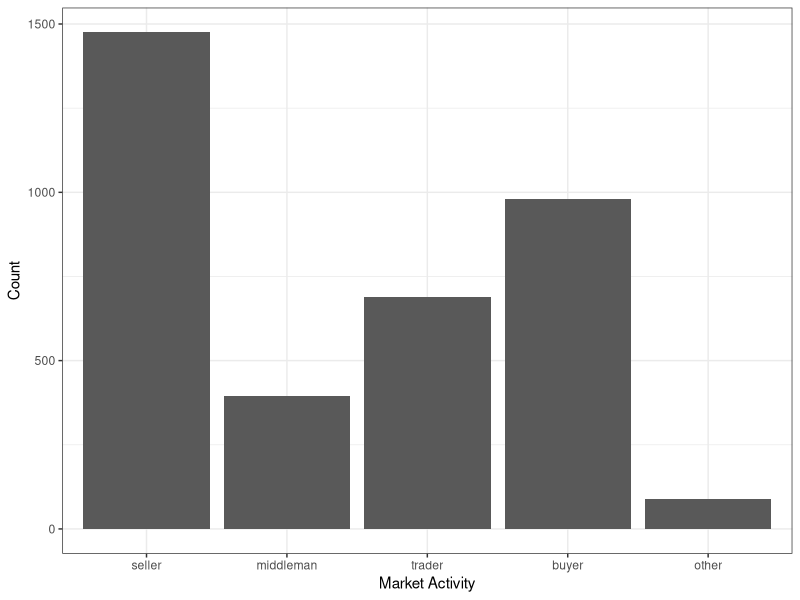
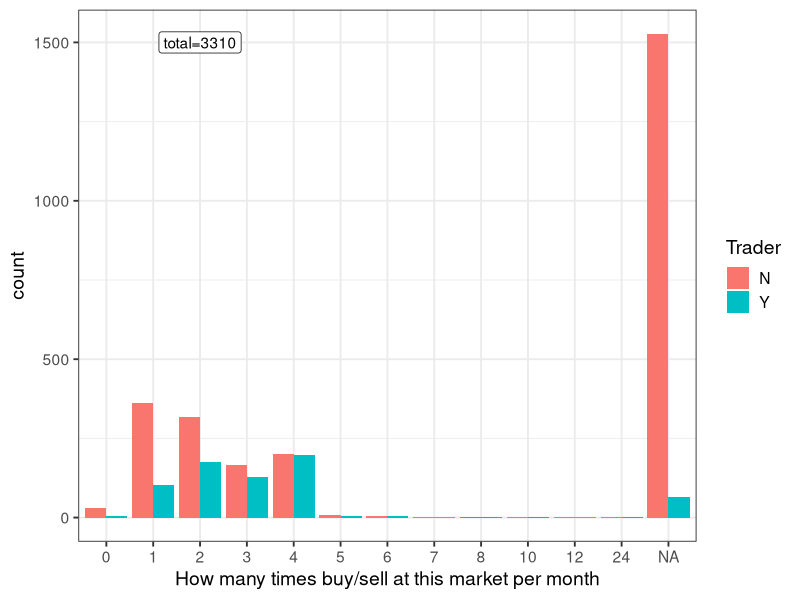
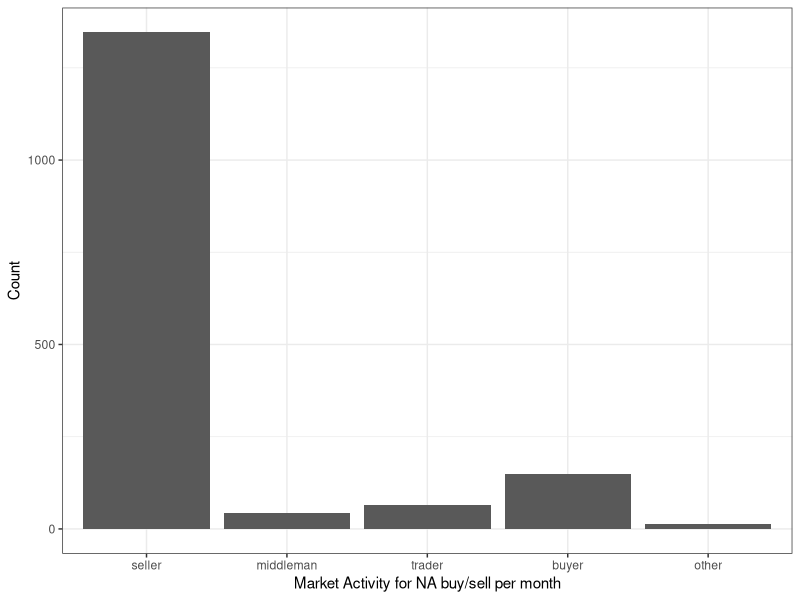
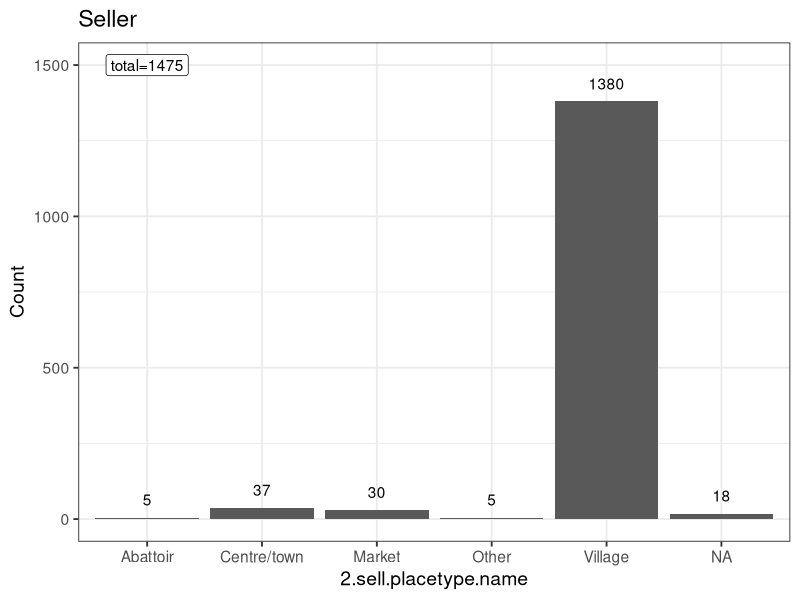
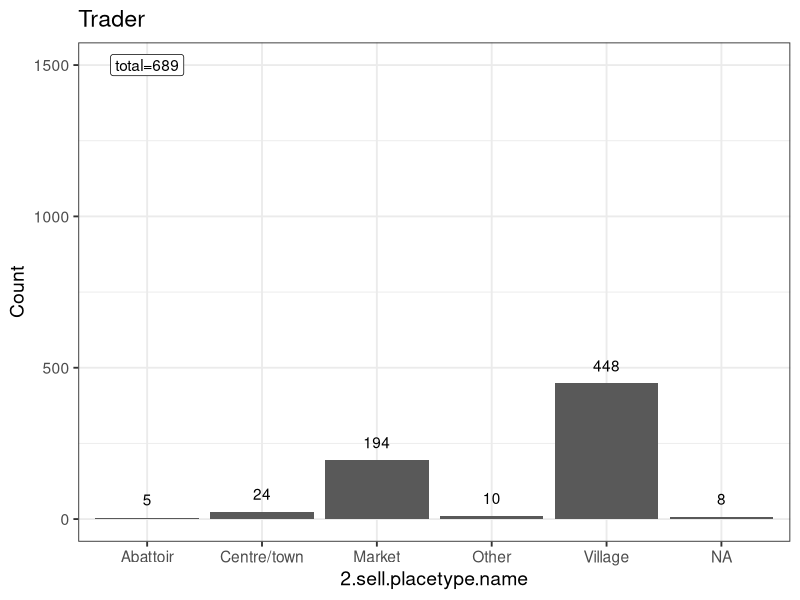
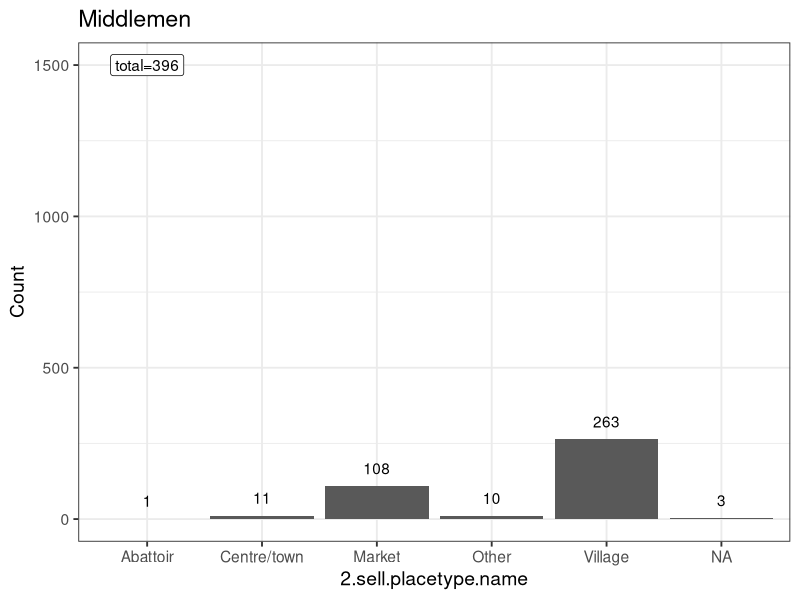
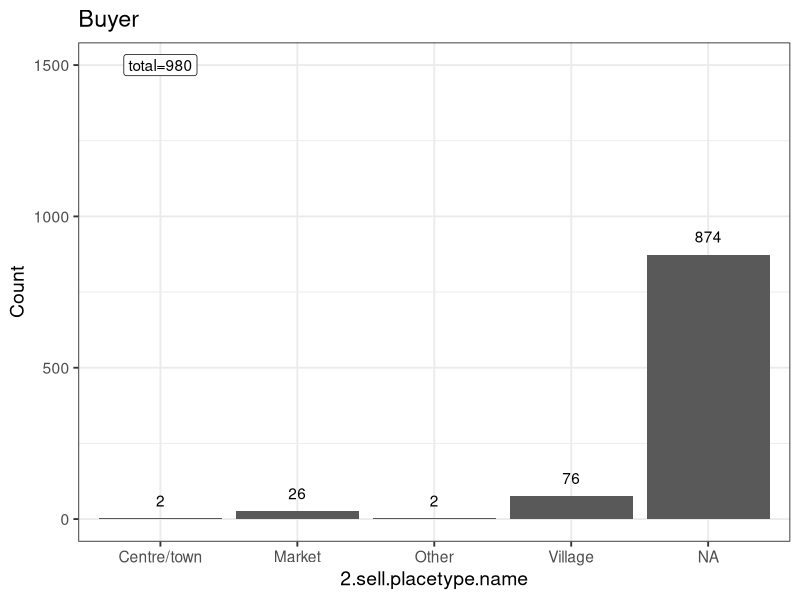
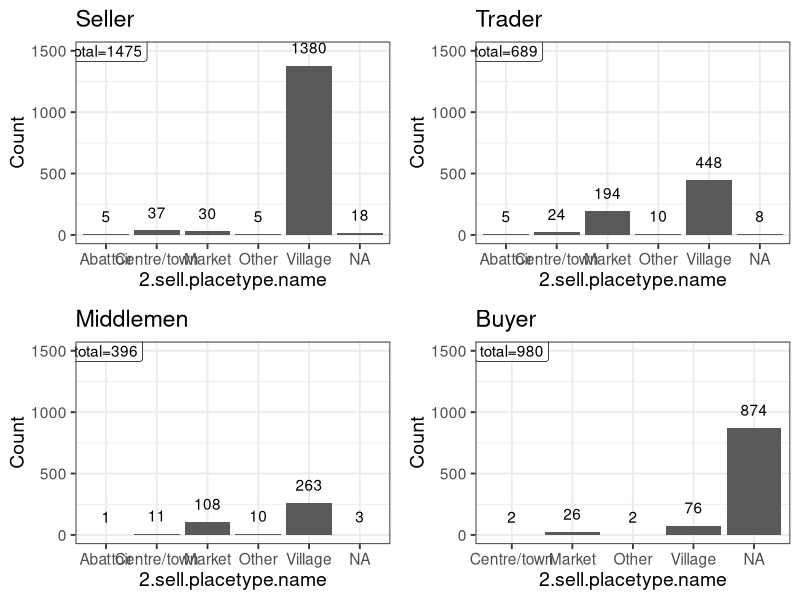

Here is the R script that generated these plots, in order:
## ---- chunk 1
knitr::opts_chunk$set(echo = TRUE)
## ---- chunk 2
library(readr)
library(tidyverse)
library(here)
library(knitr)
library(ggpubr)
## ---- chunk 3


# load tanzania data for market c general info and activities surveys
mrktc_mrktactivities <- read_csv(here("tanzania_data/mrktc_mrktactivities_tanzania.csv")) # load tanzania market activities df
mrktc_lkpmrkt_actvty <- read_csv(here("ecopprmarketscsvs/mrktc_lkpmrkt_actvty.csv")) # load lookup for activities
sell_placetype_lkp <- read_csv(here("ecopprmarketscsvs/mrktc_lkpsell_placetype.csv")) # load lookup for sell.placetype
placetype_lkp <- read_csv(here("ecopprmarketscsvs/mrktc_lkpplacetype.csv")) # load lookup for sell.placetype
  


## ---- chunk 4

colnames(mrktc_mrktactivities)

mrktactivities_clean <- mrktc_mrktactivities %>%
  select(
    "fid.see.mrktc.generalinfo.",
    "unique.row.id.see.mrktc.generalinfo.",
    "unique.row.id",
    "1.activities.at.market" = "1.what.are.the.activities.that.you.are.doing.in.this.market.today.",
    "1.specify.activities.at.market"="if.other.specify.5",
    "2.sell.placetype.code"= "type.of.place.see.mrktc.lkpsell.placetype.",
    "2.specify.sell.placetype"="if.other.specify",
    "2.sell.place.name" = "name.of.place.8",
    "2.sell.place.ward" = "ward.9",
    "2.sell.place.district" = "district.10",
    # "3.sell.reason"="3.what.is.your.main.reason.for.selling.these.sheep.and.or.goats.",
    # "3.specify.sell.reason"="if.other.specify.12",
    "4.sell.transport"="4.how.were.sheep.goats.transported.to.the.market.see.mrktc.lkpsell.trans.",
    "4.specify.sell.transport" = "if.other.specify.14",
    # "5.sell.other.species."="5.do.you.also.sell.other.animal.species.apart.from.sheep.and.goats.",
    # "5.sell.species.most"="if.yes.out.of.all.the.species.that.you.sell.which.species.do.you.sell.the.most.",
    # "5.specify.sell.species.most"="if.other.specify.17",
    "6.buy.transport" = "will.you.transport.the.sheep.goats.you.are.buying.today.",
    "6.buy.placetype.code"="type.of.place.see.mrktc.lkpplacetype.",
    "6.specify.buy.placetype"="if.other.specify.20",
    "6.buy.place.name" ="name.of.place.21",
    "6.buy.place.ward"="ward.22",
    "6.buy.place.district"="district.23",
    # "7.buy.reason"="7.what.is.your.main.reason.for.buying.these.small.ruminants.",
    # "7.specify.buy.reason" = "if.other.specify.25",
    "8.buy.transport.type"="8.how.will.you.transport.these.small.ruminants.that.you.are.buying.see.mrktc.lkpsell.trans.",
    "8.specify.buy.transport.type"="if.other.specify.27",
    # "9.buy.criteria"="9.what.criteria.do.you.use.to.decide.which.small.ruminants.to.buy.",
    # "9.specify.buy.criteria"="if.other.specify.29",
    # "10.buy.species.most"="10.what.other.species.of.animals.do.you.buy.apart.from.sheep.and.goats.",
    # "10.specify.buy.species.most"="if.other.specify.31",
    # "11.buy.if.prices.increase" = "11.if.the.prices.of.sheep.and.goats.increase.for.some.reason.e.g.a.shortage.of.animals.due.to.disease.will.you.still.buy.them.",
    # "11.alternative.buy.species" = "if.no.which.other.species.will.you.consider.instead.",
    # "11.specify.alternative.buy.species"="if.other.specify.34",
    # "if.yes.how.much.of.an.increase.in.the.current.price.of.sheep.and.goat.unit.price.of.live.animal.will.cause.you.to.change.your.purchasing.behaviour.to.another.animal.species",
    "12.buy.sell.per.month" = "12.how.many.times.in.a.month.do.you.buy.or.sell.sheep.and.or.goats.in.this.market.",
    "unique.row.identifier.uuid."    
  )
## ---- chunk 5
colnames(mrktactivities_clean)

total_obs <- nrow(mrktactivities_clean)

## ---- chunk 6

# what activities take place at market?
mrktactivities_clean %>% distinct(`1.activities.at.market`) %>% pull()
multiple.activities <- mrktactivities_clean %>% distinct(`1.activities.at.market`) %>% filter(!`1.activities.at.market` %in% c("1","2","3","4","-66")) %>% pull() %>% sort()


activities.recode <- strsplit(multiple.activities, " ") %>%
  lapply(.,sort) %>%
  sapply(., function(x)
    paste(x, collapse = '.')
)

activities_recode <- data.frame(multiple.activities, activities.recode)

# recode activities so that multiple activities are coded as e.g. 1.2, -66.2.4 etc
mrktactivities_clean <- mrktactivities_clean %>% 
  left_join(activities_recode %>% 
              rename(`1.activities.at.market` = multiple.activities,
                     `1.activities.recode` = activities.recode)) %>%
  mutate(`1.activities.recode` = ifelse(is.na(`1.activities.recode`), `1.activities.at.market`,`1.activities.recode`)) # %>%
  # select(`1.activities.at.market`, `1.activities.recode`)

mrktactivities_clean %>% distinct(`1.activities.recode`) %>% pull()

mrktactivities_clean <- mrktactivities_clean %>% 
  mutate("seller" = ifelse(grepl("1", `1.activities.recode`), 1, 0),
         "middleman" = ifelse(grepl("2", `1.activities.recode`), 1, 0),
         "trader" = ifelse(grepl("3", `1.activities.recode`), 1, 0),
         "buyer" = ifelse(grepl("4", `1.activities.recode`), 1, 0),
         "other" = ifelse(grepl("-66", `1.activities.recode`), 1, 0)
         )
## ---- chunk 7


activities_df <- mrktactivities_clean %>% 
  select(`fid.see.mrktc.generalinfo.`,seller,middleman,trader,buyer,other) %>%
  gather(., "activity", "count", -`fid.see.mrktc.generalinfo.`)

activities_count <- activities_df %>%
  mutate(activity = ordered(activity, levels = c("seller", "middleman","trader","buyer","other"))) %>%
  group_by(activity) %>%
  summarise(tot = sum(count))

ggplot(activities_count, aes(x=activity, y = tot))+
  geom_col()+
  labs(x = "Market Activity", 
       y = "Count")+
  theme_bw()

## ---- chunk 8

# Numbers buying and selling per month

# How many times in a month do you buy/sell small ruminants in this market?
buysell_mnth <-  mrktactivities_clean %>%
  group_by(trader, `12.buy.sell.per.month`) %>%
  count() %>%
  mutate(prop = n/3310) %>% 
  filter(!`12.buy.sell.per.month` %in% c(5000,10000,20000,230000))

ggplot(buysell_mnth, aes(x=factor(`12.buy.sell.per.month`), y=n, group = trader, fill = as.factor(trader)))+
  geom_col(aes(fill = as.factor(trader)), position = "dodge")+
  labs(x="How many times buy/sell at this market per month",
       y="count",
       fill = "Trader")+
  scale_fill_discrete(labels = c("N","Y"))+
  annotate("label", x = 3, y = 1500, label = paste0("total=",total_obs))+
  theme_bw(base_size = 14) # +
  # theme(axis.text.x = element_text(angle = -20, hjust = 0, vjust = 1))

## ---- chunk 9

# of the NAs what activities were they doing?

buysell_NA <- mrktactivities_clean %>% 
  filter(is.na(`12.buy.sell.per.month`)) %>% 
  select(`fid.see.mrktc.generalinfo.`,seller,middleman,trader,buyer,other) %>%
  gather(., "activity", "count", -`fid.see.mrktc.generalinfo.`)

buysell_NA_actvty <- buysell_NA %>%
  mutate(activity = ordered(activity, levels = c("seller", "middleman","trader","buyer","other"))) %>%
  group_by(activity) %>%
  summarise(tot = sum(count))

ggplot(buysell_NA_actvty, aes(x=activity, y = tot))+
  geom_col()+
  labs(x = "Market Activity for NA buy/sell per month", 
       y = "Count")+
  theme_bw()
## ---- chunk 10
## SELLING ##

# select only selling variables from mrktactivities dataframe

selling <- mrktactivities_clean %>%
  filter(seller=="1") %>%
  select(`fid.see.mrktc.generalinfo.`,
         `unique.row.id.see.mrktc.generalinfo.`,
         `unique.row.id`,
         `2.sell.placetype.code`,
         `2.specify.sell.placetype`,
         `2.sell.place.name`,
         `2.sell.place.ward`,
         `2.sell.place.district`,
         `4.sell.transport`,
         `4.specify.sell.transport`)

# join sell.placetype.lookup for placetype variable
selling <- selling %>% 
  left_join(sell_placetype_lkp %>% select("Code","2.sell.placetype.name" = "Description"),
             by = c("2.sell.placetype.code" = "Code"))%>% 
  mutate(`2.sell.placetype.name` = ifelse(`2.sell.placetype.name`=="Other (give details)", "Other", `2.sell.placetype.name`))

sellers <- ggplot(selling, aes(`2.sell.placetype.name`))+
  geom_bar()+
  geom_text(stat='count', aes(label=..count..), vjust=-1)+
  annotate("label", x = 1, y = 1500, label = paste0("total=",nrow(selling)))+
  labs(title = "Seller",y="Count")+
  theme_bw(base_size=14)

sellers


### 
trading <- mrktactivities_clean %>%
  filter(trader=="1") %>%
  select(`fid.see.mrktc.generalinfo.`,
         `unique.row.id.see.mrktc.generalinfo.`,
         `unique.row.id`,
         `2.sell.placetype.code`,
         `2.specify.sell.placetype`,
         `2.sell.place.name`,
         `2.sell.place.ward`,
         `2.sell.place.district`,
         `4.sell.transport`,
         `4.specify.sell.transport`)

# join sell.placetype.lookup for placetype variable
trading <- trading %>% 
  left_join(sell_placetype_lkp %>% select("Code","2.sell.placetype.name" = "Description"),
             by = c("2.sell.placetype.code" = "Code"))%>% 
  mutate(`2.sell.placetype.name` = ifelse(`2.sell.placetype.name`=="Other (give details)", "Other", `2.sell.placetype.name`))

traders <- ggplot(trading, aes(`2.sell.placetype.name`))+
  geom_bar()+
  geom_text(stat='count', aes(label=..count..), vjust=-1)+
  annotate("label", x = 1, y = 1500, label = paste0("total=",nrow(trading)))+
  labs(title = "Trader",y="Count")+
  theme_bw(base_size=14)

traders

###

middle <- mrktactivities_clean %>%
  filter(middleman =="1") %>%
  select(`fid.see.mrktc.generalinfo.`,
         `unique.row.id.see.mrktc.generalinfo.`,
         `unique.row.id`,
         `2.sell.placetype.code`,
         `2.specify.sell.placetype`,
         `2.sell.place.name`,
         `2.sell.place.ward`,
         `2.sell.place.district`,
         `4.sell.transport`,
         `4.specify.sell.transport`)

# join sell.placetype.lookup for placetype variable
middle <- middle %>% 
  left_join(sell_placetype_lkp %>% select("Code","2.sell.placetype.name" = "Description"),
             by = c("2.sell.placetype.code" = "Code"))%>% 
  mutate(`2.sell.placetype.name` = ifelse(`2.sell.placetype.name`=="Other (give details)", "Other", `2.sell.placetype.name`))

middlers <- ggplot(middle, aes(`2.sell.placetype.name`))+
  geom_bar()+
  geom_text(stat='count', aes(label=..count..), vjust=-1)+
  annotate("label", x = 1, y = 1500, label = paste0("total=",nrow(middle)))+
  labs(title = "Middlemen",y="Count")+
  theme_bw(base_size=14)

middlers

### 
buyer <- mrktactivities_clean %>%
  filter(buyer =="1") %>%
  select(`fid.see.mrktc.generalinfo.`,
         `unique.row.id.see.mrktc.generalinfo.`,
         `unique.row.id`,
         `2.sell.placetype.code`,
         `2.specify.sell.placetype`,
         `2.sell.place.name`,
         `2.sell.place.ward`,
         `2.sell.place.district`,
         `4.sell.transport`,
         `4.specify.sell.transport`)

# join sell.placetype.lookup for placetype variable
buyer <- buyer %>% 
  left_join(sell_placetype_lkp %>% select("Code","2.sell.placetype.name" = "Description"),
             by = c("2.sell.placetype.code" = "Code")) %>% 
  mutate(`2.sell.placetype.name` = ifelse(`2.sell.placetype.name`=="Other (give details)", "Other", `2.sell.placetype.name`))

buyers <- ggplot(buyer, aes(`2.sell.placetype.name`))+
  geom_bar()+
  geom_text(stat='count', aes(label=..count..), vjust=-1)+
  annotate("label", x = 1, y = 1500, label = paste0("total=",nrow(buyer)))+
  labs(title = "Buyer",y="Count")+
  theme_bw(base_size=14)

buyers

ggarrange(sellers, traders, middlers, buyers, ncol = 2, nrow = 2)
## ---- chunk 11
# SELLING: "OTHER" PLACETYPE >>> 
# selling %>% distinct(`2.specify.sell.placetype`) %>% kable()

other_placetype_recode <- selling %>% 
  select(`2.specify.sell.placetype`) %>%
  mutate("2.specify.sell.placetype.english" = 
           recode(`2.specify.sell.placetype`, 
                  # `Amekuja kununua` = "buyer",
                  # `Anakuja kununua` = "buyer",
                  `Ananunua mifugo kwa wafugaji njiani kabla ya kuwaleta mnadani` = "He buys livestock from breeders on the way before bringing them to the market",
                  # `Hajaleta mbuzi wa kuuza Ila amekuja kununua mbuzi.` = "He has not brought goats to sell, but he has come to buy goats.",
                  # `Hapa mnadani` = "Here in the market", 
                  # `Hapahapa mnadani` = "There is no market", 
                  # `Kwa watu binafsi` = "For individuals",
                  # `Kwasasa nimekuja kununua` = "buyer",
                  # `Mimi ni mfanyabiashara nakuja tu kununua na kusafirisha` = "I am a businessman, I just come to buy and deliver",
                  # `Mnadani Gongoni` = "In the market",
                  `Mtaa wa pambazuko ulioko Ifakara mjini`="Pambazuko Street in Ifakara City",
                  # `Nauza mbuzi wa hapahapa`="I'm selling a local goat",
                  # `Nawakuta mnadani`="I find them in the market",
                  # `Nawatoa m8nada tofauti tofauti` = "different auctions?", 
                  # `Ndio nimekuja kununua na kuuza` = "Yes I have come to buy and sell", 
                  # `Nimekuja kunuju hapa` = "I came here to visit you", 
                  # `Nimekuja kununua nakupeleka kwa walanguzi au wauza supu` = "I have come to buy and I am taking you to traffickers or soup sellers", 
                  # `Nimewanunua hapa mnadani` = "bought at market", 
                  # `Nimewanunua hapahapa mnadani` = "bought at market", 
                  #`Yeye ni Mswagaji` = "he is a vegetarian"
                  `Njiani ( kijiji cha mziha wakati anaelekea mnada wa mziha)` = "Mziha village on the way to Mziha market", 
                  `Pikipiki` = "Motorcycle" 
                  )
         ) %>% 
           distinct(`2.specify.sell.placetype`,`2.specify.sell.placetype.english`)

kable(other_placetype_recode)

# selling %>% group_by(`2.sell.place.name`) %>% count() %>% View()
# 
# selling %>% group_by(`2.sell.place.ward`) %>% count() %>% View()
# 
# selling %>% group_by(`2.sell.place.district`) %>% count() %>% View()

## ---- chunk 12
## BUYING ##

# select only buying variables from mrktactivities dataframe

buying <- mrktactivities_clean %>%
  filter(buyer=="1") %>%
  select(`fid.see.mrktc.generalinfo.`,
         `unique.row.id.see.mrktc.generalinfo.`,
         `unique.row.id`,
         `6.buy.transport`,
         `6.buy.placetype.code`,
         `6.specify.buy.placetype`,
         `6.buy.place.name`,
         `6.buy.place.ward`,
         `6.buy.place.district`,
         `8.buy.transport.type`,
         `8.specify.buy.transport.type`,
         )


# join buy.placetype.lookup for placetype variable
buying <- buying %>% 
  left_join(placetype_lkp %>% select("Code","6.buy.placetype.name" = "Description"),
             by = c("6.buy.placetype.code" = "Code"))

ggplot(buying, aes(`6.buy.placetype.name`))+
  geom_bar()+
  geom_text(stat='count', aes(label=..count..), vjust=-1)+
  annotate("label", x = 1, y = 1750, label = paste0("total=",total_obs))+
  labs(y="count")+
  theme_bw(base_size=14)
## ---- chunk 13
# BUYING: "OTHER" PLACETYPE >>> 
# buying %>% distinct(`6.specify.buy.placetype`) %>% kable()

buying_other_placetype_recode <- buying %>% 
  select(`6.specify.buy.placetype`) %>%
  mutate("6.specify.buy.placetype.english" = 
           recode(`6.specify.buy.placetype`, 
                  `Nanunua kwaajili ya kuchinja hapa mnadani` = "I buy it for slaughtering here at the market",
                  `Machinjioni` = "Slaughterhouse",
                  `Nyumbani na minadani` = "At home and auctions",
                  `Vijiwe vya kuchinjia` = "Slaughter stones",
                  `Kuchinja` = "Slaughter",
                  `Machinjioni kibaha` = "Slaughterhouse",
                  `Kondoo nitampeleka kijijini ila mbuzi nitauza mnada hapa` = "I will take the sheep to the village, but I will sell the goat at auction here."
                  )
         ) %>% 
           distinct(`6.specify.buy.placetype`,`6.specify.buy.placetype.english`)

kable(buying_other_placetype_recode)

# 
# buying %>% group_by(`6.buy.place.name`) %>% count() %>% View()
# 
# buying %>% group_by(`6.buy.place.ward`) %>% count() %>% View()
# 
# buying %>% group_by(`6.buy.place.district`) %>% count() %>% View()


